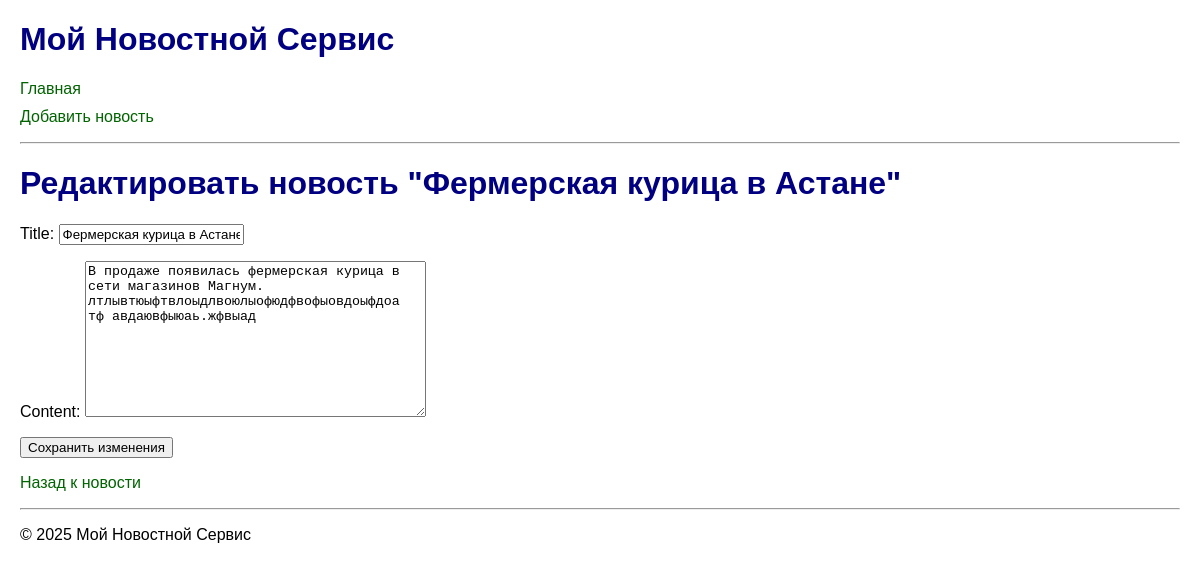
The page /news/1/edit/ (signed in) on the database its author committed.
### news/models.py (models this page shows, shortened)
class News(models.Model):
    title = models.CharField(max_length=200)
    content = models.TextField()
    created_at = models.DateTimeField(auto_now_add=True)
    author = models.ForeignKey(User, on_delete=models.CASCADE)

### news/views.py (the view, shortened to what this page needs)
# urls.py: path('<int:pk>/edit/', views.NewsUpdateView.as_view(), name='edit_news'),
class NewsUpdateView(View):
    template_name = 'news/edit_news.html'
    form_class = NewsForm
    @method_decorator(login_required)
    @method_decorator(permission_required('news.change_news', raise_exception=True))
    def dispatch(self, request, *args, **kwargs):
        news = self.get_object()
        if news.author != request.user and not request.user.has_perm('news.change_news'):
            from django.core.exceptions import PermissionDenied
            raise PermissionDenied
        return super().dispatch(request, *args, **kwargs)
    def get_object(self):
        return get_object_or_404(News, pk=self.kwargs['pk'])
    def get(self, request, pk):
        news = self.get_object()
        form = self.form_class(instance=news)
        return render(request, self.template_name, {'form': form, 'news': news})

### news/forms.py
class NewsForm(forms.ModelForm):
    class Meta:
        model = News
        fields = ['title', 'content']

### news/templates/news/edit_news.html (shortened to what this page needs)
{% extends 'base.html' %}
{% block content %}
    <h1>Редактировать новость "{{ news.title }}"</h1>
    <form method="post">
        {{ form.as_p }}
        <button type="submit">Сохранить изменения</button>
    </form>
    <p><a href="{% url 'news:news_detail' news.pk %}">Назад к новости</a></p>
{% endblock %}

### news/templates/base.html (style rules this page uses)
body { font-family: sans-serif; margin: 20px; }
h1, h2 { color: navy; }
a { color: darkgreen; text-decoration: none; }

### rows shown on the page
News: title "Фермерская курица в Астане", content "В продаже появилась фермерская курица в сети магазинов Магнум. лтлывтюыфтвлоыдлвоюлыофюдфвофыовдоыфдоа тф авдаювфыюаь.жфвыад"
